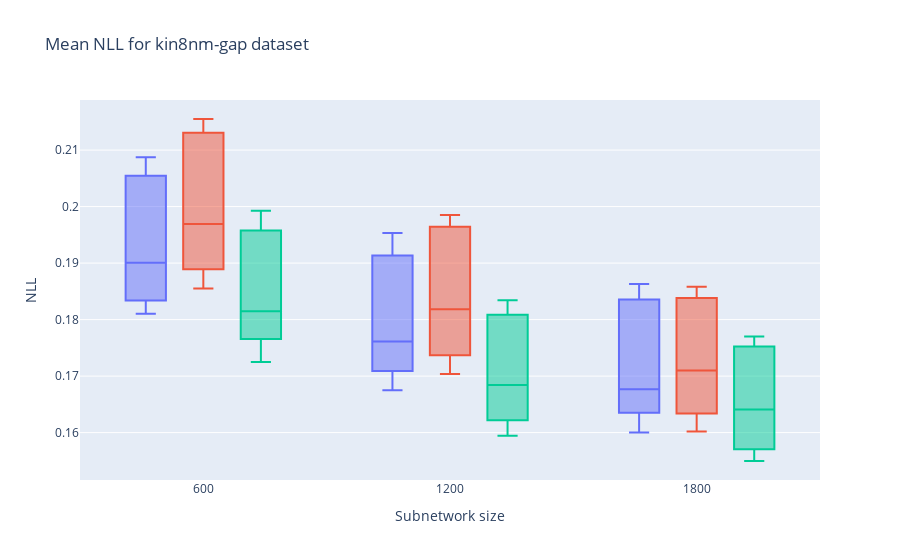

The notebook cell this image was saved under:
### Markdown cell above
#### Plot Mean and Standard Deviation of Negative Log Likelihoods of different selection strategies on kin8nm-gap dataset

### Code cell
plot_nll(path="results/kin8nm_GAP_*LA*.json", title="Mean NLL for kin8nm-gap dataset")

### Figure 1 — Plotly figure (JSON) as saved in the notebook; plotly's stock layout.template omitted (floating-point values rounded to 4 significant figures)
{"data": [{"alignmentgroup": "True", "customdata": [[0, "GAP"], [0, "GAP"], [0, "GAP"], [1, "GAP"], [1, "GAP"], [1, "GAP"], [2, "GAP"], [2, "GAP"], [2, "GAP"], [3, "GAP"], [3, "GAP"], [3, "GAP"], [4, "GAP"], [4, "GAP"], [4, "GAP"]], "hovertemplate": "Selection strategy=KFE<br>Subnetwork size=%{x}<br>NLL=%{y}<br>seed=%{customdata[0]}<br>split=%{customdata[1]}<extra></extra>", "legendgroup": "KFE", "marker": {"color": "#636efa"}, "name": "KFE", "notched": false, "offsetgroup": "KFE", "orientation": "v", "quartilemethod": "exclusive", "showlegend": false, "type": "box", "x": [600, 1200, 1800, 600, 1200, 1800, 600, 1200, 1800, 600, 1200, 1800, 600, 1200, 1800], "x0": " ", "xaxis": "x", "y": [0.2087, 0.1953, 0.1863, 0.1857, 0.1743, 0.1677, 0.2022, 0.1874, 0.1808, 0.181, 0.1675, 0.16, 0.1901, 0.1761, 0.1671], "y0": " ", "yaxis": "y"}, {"alignmentgroup": "True", "customdata": [[0, "GAP"], [0, "GAP"], [0, "GAP"], [1, "GAP"], [1, "GAP"], [1, "GAP"], [2, "GAP"], [2, "GAP"], [2, "GAP"], [3, "GAP"], [3, "GAP"], [3, "GAP"], [4, "GAP"], [4, "GAP"], [4, "GAP"]], "hovertemplate": "Selection strategy=LVD<br>Subnetwork size=%{x}<br>NLL=%{y}<br>seed=%{customdata[0]}<br>split=%{customdata[1]}<extra></extra>", "legendgroup": "LVD", "marker": {"color": "#EF553B"}, "name": "LVD", "notched": false, "offsetgroup": "LVD", "orientation": "v", "quartilemethod": "exclusive", "showlegend": false, "type": "box", "x": [600, 1200, 1800, 600, 1200, 1800, 600, 1200, 1800, 600, 1200, 1800, 600, 1200, 1800], "x0": " ", "xaxis": "x", "y": [0.2155, 0.1985, 0.1858, 0.1969, 0.1818, 0.171, 0.2106, 0.1943, 0.1819, 0.1855, 0.1704, 0.1602, 0.1923, 0.177, 0.1666], "y0": " ", "yaxis": "y"}, {"alignmentgroup": "True", "customdata": [[0, "GAP"], [0, "GAP"], [0, "GAP"], [1, "GAP"], [1, "GAP"], [1, "GAP"], [2, "GAP"], [2, "GAP"], [2, "GAP"], [3, "GAP"], [3, "GAP"], [3, "GAP"], [4, "GAP"], [4, "GAP"], [4, "GAP"]], "hovertemplate": "Selection strategy=OBD<br>Subnetwork size=%{x}<br>NLL=%{y}<br>seed=%{customdata[0]}<br>split=%{customdata[1]}<extra></extra>", "legendgroup": "OBD", "marker": {"color": "#00cc96"}, "name": "OBD", "notched": false, "offsetgroup": "OBD", "orientation": "v", "quartilemethod": "exclusive", "showlegend": false, "type": "box", "x": [600, 1200, 1800, 600, 1200, 1800, 600, 1200, 1800, 600, 1200, 1800, 600, 1200, 1800], "x0": " ", "xaxis": "x", "y": [0.1993, 0.1834, 0.177, 0.1815, 0.1684, 0.1641, 0.1922, 0.1783, 0.1734, 0.1725, 0.1594, 0.155, 0.1807, 0.1649, 0.1592], "y0": " ", "yaxis": "y"}], "layout": {"boxmode": "group", "legend": {"title": {"text": "Selection strategy"}, "tracegroupgap": 0}, "title": {"text": "Mean NLL for kin8nm-gap dataset"}, "xaxis": {"anchor": "y", "domain": [0, 1], "title": {"text": "Subnetwork size"}}, "yaxis": {"anchor": "x", "domain": [0, 1], "title": {"text": "NLL"}}}}
